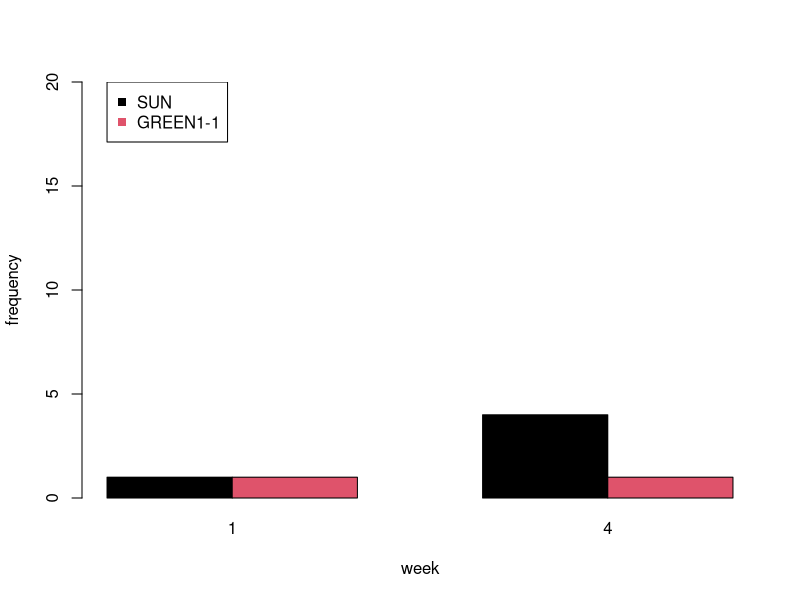
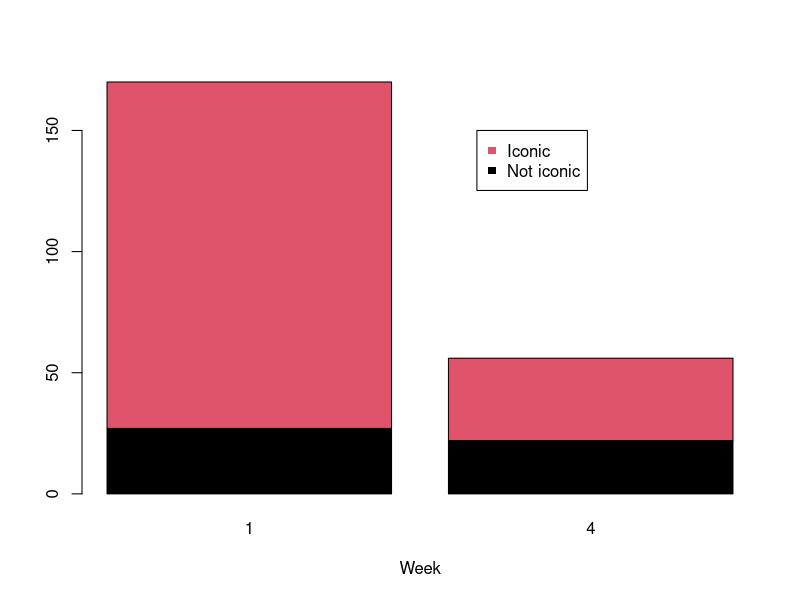
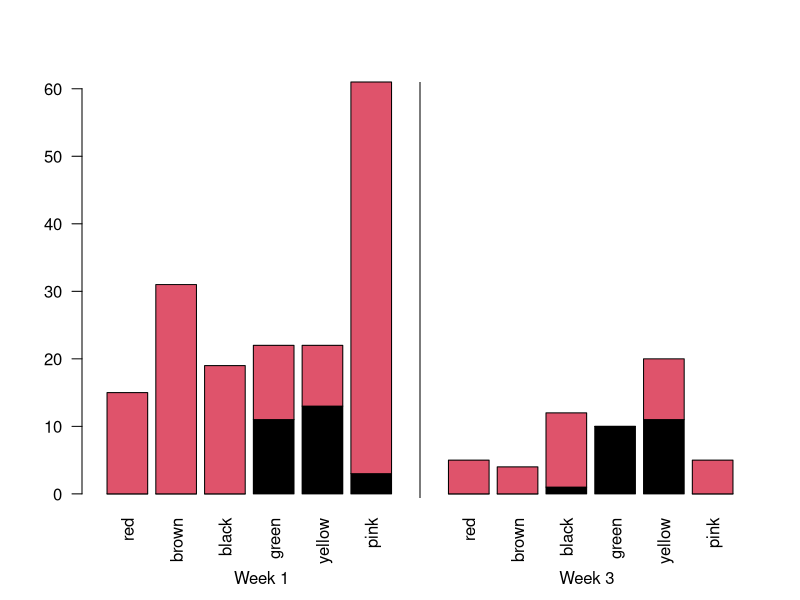
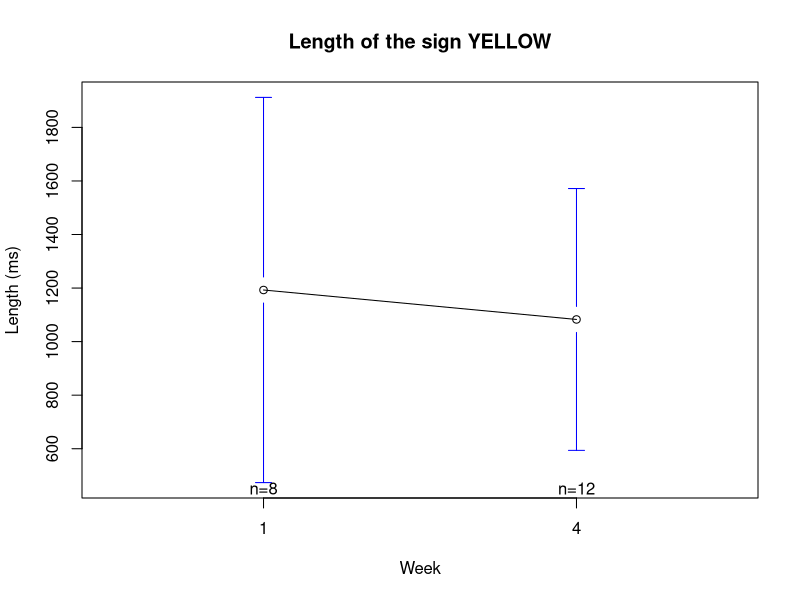
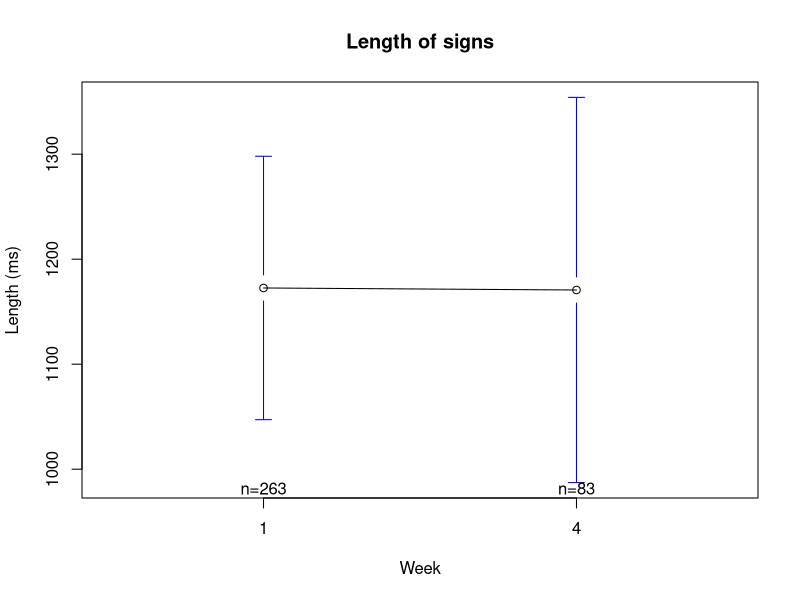
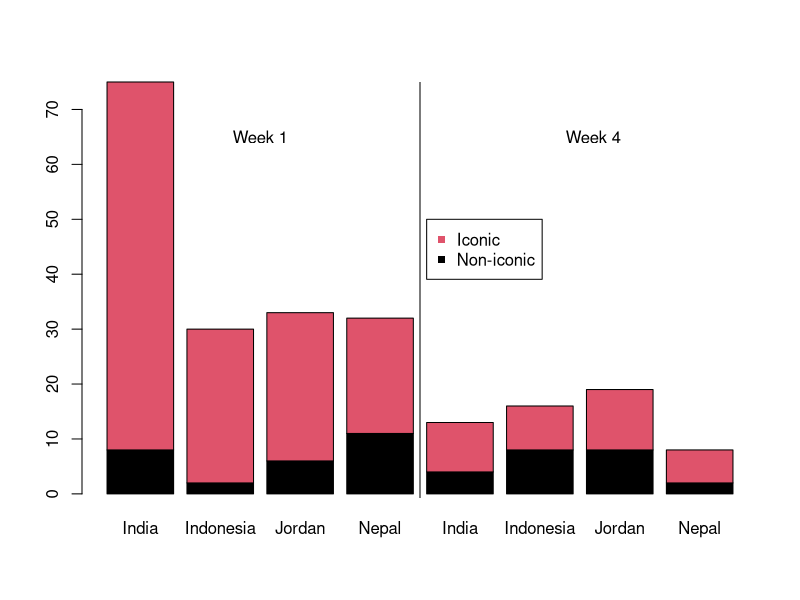
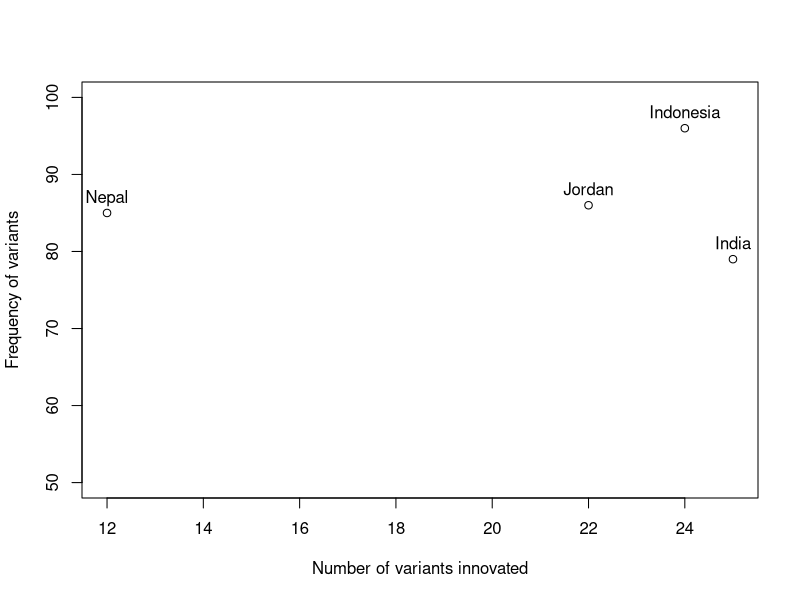

These charts were generated, in order, by the following R code: (Note: this script raises an error after producing the figures.)
library(ggplot2)
setwd("~/Documents/MPI/KangSukColours/ColourExperiment/analysis/")

d = read.csv("../data/processedData/variants_processed.csv", stringsAsFactors = F)



colourNumbers = c("1","5","7","14",'18','24')
colourNames = c("red",'brown','black','green','yellow','pink')
names(colourNames) = colourNumbers
colourNamesDark = c("dark red", 'orange', 'gray', 'dark green','gold', 'purple')


d = d[d$trial_value %in% colourNumbers,]

d$trialColourName = colourNames[d$trial_value]
d$trialColourName = factor(d$trialColourName, levels = colourNames)

sun = table(d[d$sign_value=="SUN",]$week)
yellow = table(d[d$sign_value=="GREEN1-1",]$week)

barplot(rbind(sun,yellow), beside=T, xlab='week', ylab='frequency', ylim=c(0,20),col=1:2)
legend(1,20,legend=c("SUN","GREEN1-1"), col=1:2, pch=15)

pdf("../results/descriptive/graphs/IconicityByWeek.pdf")
barplot(table(d$iconic,d$week), col=1:2, xlab='Week')
legend(1.5,150,legend=c("Iconic","Not iconic"), col=2:1, pch=15)
dev.off()

w1 = table(d[d$week==1,]$iconic, d[d$week==1,]$trialColourName)
w4 = table(d[d$week==4,]$iconic, d[d$week==4,]$trialColourName)


pdf("../results/descriptive/graphs/IconicityByWeekByColour.pdf")
barplot(cbind(w1,c(NA,NA),w4), col=1:2, las=2)
abline(v=7.9)
axis(1,line=2.5,at=c(4,12), labels=c("Week 1","Week 3"), tick=F, lwd=0)
legend(1.5,150,legend=c("Iconic","Not iconic"), col=2:1, pch=15)
dev.off()


library(gplots)
pdf("../results/descriptive/graphs/LengthByWeek_YELLOW.pdf")
plotmeans(d[d$sign_value=="YELLOW",]$sign_length~d[d$sign_value=="YELLOW",]$week, xlab='Week', ylab="Length (ms)", main='Length of the sign YELLOW')
dev.off()

pdf("../results/descriptive/graphs/LengthByWeek.pdf")
plotmeans(d$sign_length~d$week, xlab='Week', ylab="Length (ms)", main='Length of signs')
dev.off()

pdf("../results/descriptive/graphs/IconicByWeekByPart.pdf", width=8, height=5)
partIconic = table(d$iconic,d$speakerName,d$week)
cbind(partIconic[,,1],partIconic[,,2])
barplot(cbind(partIconic[,,1],partIconic[,,2]), col=1:2)
abline(v=4.9)
text(c(2.5,7.5),c(65,65), c("Week 1", "Week 4"))
legend(5,50, c("Iconic","Non-iconic"), col=2:1, pch=15)
dev.off()


inventedBy = tapply(d$sign_value,d$inventedBy, function(X){length(unique(X))})
pdf("../results/descriptive/graphs/NumVarByFreq.pdf")
plot(
    as.vector(inventedBy), 
    as.vector(table(d$inventedBy)), 
    xlab='Number of variants innovated', ylab="Frequency of variants", col=1, ylim=c(50,100))
text(as.vector(inventedBy), as.vector(table(d$inventedBy)), names((inventedBy)),pos=3)
dev.off()

freqWithinVarByInventor = tapply(variants$freq_week_4_withinColour, variants$inventedBy, mean)

pdf("../results/descriptive/graphs/NumVarByFreq_withinColour.pdf")
plot(
  as.vector(inventedBy), 
  as.vector(freqWithinVarByInventor), 
  xlab='Number of variants innovated', ylab="Mean fitness of variants", col=1, ylim=c(0,0.15))
text(as.vector(inventedBy), as.vector(freqWithinVarByInventor), names((inventedBy)),pos=3)
dev.off()

# number of variants adopted
adopted = sapply(sort(unique(d$speakerName)), function(X){
  x = d[d$speakerName==X,]$inventedBy
  x2 = tapply(d[d$speakerName==X,]$sign_value, d[d$speakerName==X,]$inventedBy, function(z){length(unique(z))})
  sum(x2[names(x2)!=X])
})
pdf("../results/descriptive/graphs/AdoptedVsInvented.pdf")
plot(inventedBy,adopted, ylim=c(0,35), xlim=c(0,35), xlab="Number of variants invented", ylab="Number of variants adopted")
abline(0,1, col='gray')
text(inventedBy,adopted,names(inventedBy), pos=3)
dev.off()

pdf("../results/descriptive/graphs/NumVariants.pdf", width=8, height=5)
cols = rainbow(2)
barplot(matrix(tapply(d$sign_value, paste(d$speakerName,d$week), function(X){length(unique(X))}), nrow=2), beside = T, names.arg = sort(unique(d$speakerName)), col=cols, main='Number of variants used')
legend(9,80,c("Week 1","Week 4"), col=cols, pch=15)
dev.off()

week1L = tapply(d[d$director==d$speaker & d$week==1,]$sign_length, d[d$director==d$speaker & d$week==1,]$trialColourName, mean)
week4L = tapply(d[d$director==d$speaker & d$week==4,]$sign_length, d[d$director==d$speaker & d$week==4,]$trialColourName, mean)


pdf("../results/descriptive/graphs/LengthOfSignsByColour.pdf")
plot(c(0.5,2.5),range(week1L), type='n', ylab='Sign length (ms)', xlab='Week', xaxt="n")
axis(1,at=1:2, c("Week 1", "Week 4"))
points(rep(1,length(week1L)), week1L, col=colourNames, pch=16)
points(rep(2,length(week4L)), week4L, col=colourNames, pch=16)
for(i in 1:length(week1L)){
  lines(c(1,2),c(week1L[i],week4L[i]), col=colourNames[i])
}
dev.off()

for(i in 1:length(colourNames)){
 plotmeans(sign_length~week, data = d[d$director==d$speaker & d$trialColourName==colourNames[i], ], add=i!=1, col=colourNames[i])
}

week1L.trial = tapply(d[d$director==d$speaker & d$week==1,]$trial_length, d[d$director==d$speaker & d$week==1,]$trialColourName, mean)
week4L.trial = tapply(d[d$director==d$speaker & d$week==4,]$trial_length, d[d$director==d$speaker & d$week==4,]$trialColourName, mean)

barplot(rbind(week1L.trial, week4L.trial),beside = T, col=rep(colourNames,each=2), ylab='Trial length')



myData <- aggregate(d[d$director==d$speaker,]$trial_length,
  by = list(colour = d[d$director==d$speaker,]$trialColourName, d[d$director==d$speaker,]$week),
  FUN = function(x) c(mean = mean(x), sd = sd(x),
  n = length(x)))

myData <- do.call(data.frame, myData)
myData$se <- myData$x.sd / sqrt(myData$x.n)
colnames(myData) = c('Colour','Week','mean','sd','n','se')

dodge <- position_dodge(width = 0.9)
limits <- aes(ymax = myData$mean + myData$se, ymin = myData$mean - myData$se)


p <- ggplot(data = myData, aes(x = Colour, y = mean, group = Week))

pdf("../results/descriptive/graphs/LengthOfTrialsByColourAndWeek_gg.pdf")
p + geom_bar(stat = "identity", position = 'dodge', fill=rep(colourNames,each=2)) +
  geom_errorbar(limits, position = dodge, width = 0.25) +
  theme(axis.text.x=element_text(), axis.ticks.x=element_blank(),
        axis.title.x=element_blank(), plot.title=element_text("Trial Length")) + ylab("Trial length (ms)") +
    scale_colour_manual(values=colourNames)
dev.off()

######
myData <- aggregate(d[d$director==d$speaker,]$sign_length,
                    by = list(colour = d[d$director==d$speaker,]$trialColourName, d[d$director==d$speaker,]$week),
                    FUN = function(x) c(mean = mean(x), sd = sd(x),
                                        n = length(x)))

myData <- do.call(data.frame, myData)
myData$se <- myData$x.sd / sqrt(myData$x.n)
colnames(myData) = c('Colour','Week','mean','sd','n','se')

dodge <- position_dodge(width = 0.9)
limits <- aes(ymax = myData$mean + myData$se, ymin = myData$mean - myData$se)


p <- ggplot(data = myData, aes(x = Colour, y = mean, group = Week))

pdf("../results/descriptive/graphs/LengthOfSignsByColourAndWeek_gg.pdf")
p + geom_bar(stat = "identity", position = 'dodge', fill=rep(colourNames,each=2)) +
  geom_errorbar(limits, position = dodge, width = 0.25) +
  theme(axis.text.x=element_text(), axis.ticks.x=element_blank(),
        axis.title.x=element_blank(), plot.title=element_text("Sign Length")) + ylab("Sign length (ms)") +
  scale_colour_manual(values=colourNames)
dev.off()

####

pdf("../results/descriptive/graphs/LengthOfTrialsByColour.pdf")
plot(c(0.5,2.5),range(c(week1L.trial,week4L.trial)), type='n', ylab='Trial length (ms)', xlab='Week', xaxt="n")
axis(1,at=1:2, c("Week 1", "Week 4"))
points(rep(1,length(week1L.trial)), week1L.trial, col=colourNames, pch=16)
points(rep(2,length(week4L.trial)), week4L.trial, col=colourNames, pch=16)
for(i in 1:length(week1L)){
  lines(c(1,2),c(week1L.trial[i],week4L.trial[i]), col=colourNames[i])
}
dev.off()

plotmeans(sign_length~trialColourName,  d[d$director==d$speaker & d$week==1,], connect = F, col = colourNames, pch=16, barcol = 1,xlab='Colour', ylab='Sign length (ms)')
plotmeans(sign_length~trialColourName,  d[d$director==d$speaker & d$week==4,], connect = F, col = colourNames, pch=16, barcol = 1,xlab='Colour', ylab='Sign length (ms)', add=T)


###########

variants = read.csv('../data/processedData/variants_summary.csv', stringsAsFactors = F)

d$BodyAnchor = variants[match(d$sign_value, variants$sign),]$BodyAnchor

w1 = table(d[d$week==1,]$BodyAnchor,d[d$week==1,]$trialColourName)
w1 = w1[,c("red",'black','brown','green','yellow','pink')]
w3 = table(d[d$week==4,]$BodyAnchor,d[d$week==4,]$trialColourName)
w3 = w3[,c("red",'black','brown','green','yellow','pink')]

xtab = cbind(w1,c(NA,NA), w3)

pdf("../results/descriptive/graphs/BodyAnchoredByColourByWeek.pdf", width=6, height = 5)
barplot(xtab, col=3:4, las=2)
legend(8,100,c("Body Anchored",'Other'), col=4:3, pch=15)
axis(1,line=2.5,at=c(4,12), labels=c("Week 1","Week 3"), tick=F, lwd=0)
dev.off()

biasModel = lm(log(1 + freq_week_4_withinColour) ~ + iconic + log(averageLength_week_1+1) + inventedBy + log(averageTrialLength_week_1+1) +  log(freq_week_1_withinColour+1), data=variants)

biasModelRes = summary(biasModel)$coef
biasModelRes[,1:3] = round(biasModelRes[,1:3],2)
biasModelRes[,4] = round(biasModelRes[,4],2)
write.csv(biasModelRes,"../results/inferential/biasModel/biasModelRes.csv", row.names = T)

biasModel2 = lm(log(1 + freq_week_4_withinColour) ~ + iconic + log(averageLength_week_1+1) + inventedBy + log(averageTrialLength_week_1+1) +  log(freq_week_1+1), data=variants[variants$colourName %in% c('pink'),])

summary(biasModel2)

pdf("../results/descriptive/graphs/FreqWeek1_vs_FreqWeek2.pdf", width=5, height=5)
plot(variants$freq_week_1, jitter(variants$freq_week_4), pch=16, col=rgb(0,0,0,0.2), ylab='Frequency in week 4', xlab='Frequency in week 1')
dev.off()

pdf("../results/descriptive/graphs/FreqWeek1_vs_FreqWeek2_withinColour.pdf", width=5, height=5)
plot(variants$freq_week_1_withinColour, jitter(variants$freq_week_4_withinColour), pch=16, col=variants$colourName, ylab='Frequency in week 4', xlab='Frequency in week 1')
dev.off()

week1 = tapply(d[d$trial_value %in% colourNumbers & d$week==1,]$sign_value, d[d$trial_value %in% colourNumbers & d$week==1,]$trial_value, function(X){length(unique(X,na.rm=T))})
week4 = tapply(d[d$trial_value %in% colourNumbers & d$week==4,]$sign_value, d[d$trial_value %in% colourNumbers & d$week==4,]$trial_value, function(X){length(unique(X,na.rm=T))})

xtab = cbind(week1,week4)

pdf("../results/descriptive/graphs/NumberOfVariantsByColourByWeek.pdf", width=8, height=5)
barplot(xtab,beside=T, col=colourNames[rownames(xtab)], main='Number of Variants')
dev.off()

#######

library(party)

variants$iconic = as.factor(variants$iconic)
variants$inventedBy = as.factor(variants$inventedBy)
f = ctree(freq_week_4_withinColour ~ freq_week_1 + iconic + check + inventedBy + factor(colourName), data=variants, control=ctree_control(mincriterion = 0.5))
plot(f)


d3 = d
d3$iconic[is.na(d3$iconic)] = "No"
d3$freq_week_4[is.na(d3$freq_week_4)] = 0

for(i in c('iconic','speakerName','inventedBy')){
  d3[,i] = as.factor(d3[,i])
}

summary(lm(log(1 + freq_week_4) ~ iconic + T0Check + inventedBy, data=d3))




f2 = ctree(freq_week_4 ~ iconic + T0Check + speakerName + sign_length+ inventedBy, data=d3, control=ctree_control(mincriterion = 0.95))
plot(f2, inner_panel=node_inner(f2,id=F),terminal_panel=node_barplot)
